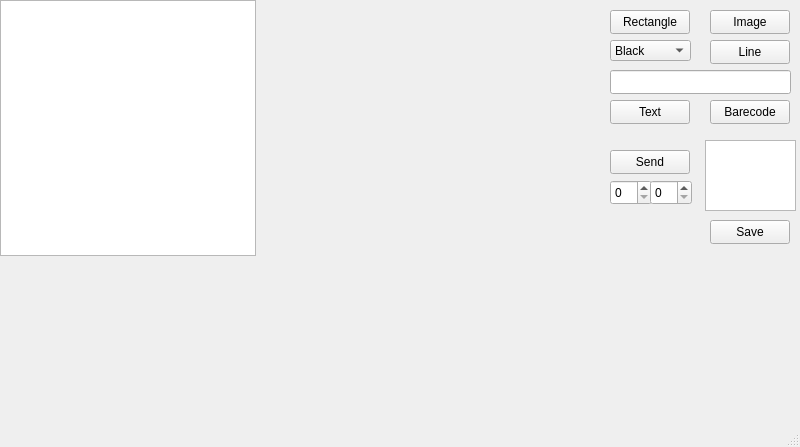
<?xml version="1.0" encoding="UTF-8"?>
<ui version="4.0">
 <class>MainWindow</class>
 <widget class="QMainWindow" name="MainWindow">
  <property name="geometry">
   <rect>
    <x>0</x>
    <y>0</y>
    <width>800</width>
    <height>447</height>
   </rect>
  </property>
  <property name="windowTitle">
   <string>MainWindow</string>
  </property>
  <property name="animated">
   <bool>true</bool>
  </property>
  <widget class="QWidget" name="centralwidget">
   <widget class="QGraphicsView" name="graphicsView_Image_View">
    <property name="geometry">
     <rect>
      <x>0</x>
      <y>0</y>
      <width>256</width>
      <height>256</height>
     </rect>
    </property>
    <property name="verticalScrollBarPolicy">
     <enum>Qt::ScrollBarAlwaysOff</enum>
    </property>
    <property name="horizontalScrollBarPolicy">
     <enum>Qt::ScrollBarAlwaysOff</enum>
    </property>
    <property name="sizeAdjustPolicy">
     <enum>QAbstractScrollArea::AdjustIgnored</enum>
    </property>
   </widget>
   <widget class="QPushButton" name="imageButton">
    <property name="geometry">
     <rect>
      <x>710</x>
      <y>10</y>
      <width>80</width>
      <height>24</height>
     </rect>
    </property>
    <property name="text">
     <string>Image</string>
    </property>
   </widget>
   <widget class="QPushButton" name="barecodeButton">
    <property name="geometry">
     <rect>
      <x>710</x>
      <y>100</y>
      <width>80</width>
      <height>24</height>
     </rect>
    </property>
    <property name="text">
     <string>Barecode</string>
    </property>
   </widget>
   <widget class="QPushButton" name="textButton">
    <property name="geometry">
     <rect>
      <x>610</x>
      <y>100</y>
      <width>80</width>
      <height>24</height>
     </rect>
    </property>
    <property name="text">
     <string>Text</string>
    </property>
   </widget>
   <widget class="QPushButton" name="lineButton">
    <property name="geometry">
     <rect>
      <x>710</x>
      <y>40</y>
      <width>80</width>
      <height>24</height>
     </rect>
    </property>
    <property name="text">
     <string>Line</string>
    </property>
   </widget>
   <widget class="QPushButton" name="sendButton">
    <property name="geometry">
     <rect>
      <x>610</x>
      <y>150</y>
      <width>80</width>
      <height>24</height>
     </rect>
    </property>
    <property name="text">
     <string>Send</string>
    </property>
   </widget>
   <widget class="QSpinBox" name="spinBoxHeight">
    <property name="geometry">
     <rect>
      <x>610</x>
      <y>180</y>
      <width>42</width>
      <height>25</height>
     </rect>
    </property>
   </widget>
   <widget class="QSpinBox" name="spinBoxWidth">
    <property name="geometry">
     <rect>
      <x>650</x>
      <y>180</y>
      <width>42</width>
      <height>25</height>
     </rect>
    </property>
   </widget>
   <widget class="QPushButton" name="saveButton">
    <property name="geometry">
     <rect>
      <x>710</x>
      <y>220</y>
      <width>80</width>
      <height>24</height>
     </rect>
    </property>
    <property name="text">
     <string>Save</string>
    </property>
   </widget>
   <widget class="QListView" name="savedScene">
    <property name="geometry">
     <rect>
      <x>705</x>
      <y>140</y>
      <width>91</width>
      <height>71</height>
     </rect>
    </property>
   </widget>
   <widget class="QPushButton" name="rectButton">
    <property name="geometry">
     <rect>
      <x>610</x>
      <y>10</y>
      <width>80</width>
      <height>24</height>
     </rect>
    </property>
    <property name="text">
     <string>Rectangle</string>
    </property>
   </widget>
   <widget class="QComboBox" name="colorComboBox">
    <property name="geometry">
     <rect>
      <x>610</x>
      <y>40</y>
      <width>81</width>
      <height>21</height>
     </rect>
    </property>
    <item>
     <property name="text">
      <string>Black</string>
     </property>
    </item>
    <item>
     <property name="text">
      <string>White</string>
     </property>
    </item>
    <item>
     <property name="text">
      <string>Red</string>
     </property>
    </item>
   </widget>
   <widget class="QLineEdit" name="TextEdit">
    <property name="geometry">
     <rect>
      <x>610</x>
      <y>70</y>
      <width>181</width>
      <height>24</height>
     </rect>
    </property>
   </widget>
  </widget>
  <widget class="QMenuBar" name="menubar">
   <property name="geometry">
    <rect>
     <x>0</x>
     <y>0</y>
     <width>800</width>
     <height>21</height>
    </rect>
   </property>
  </widget>
  <widget class="QStatusBar" name="statusbar"/>
 </widget>
 <resources/>
 <connections/>
</ui>
